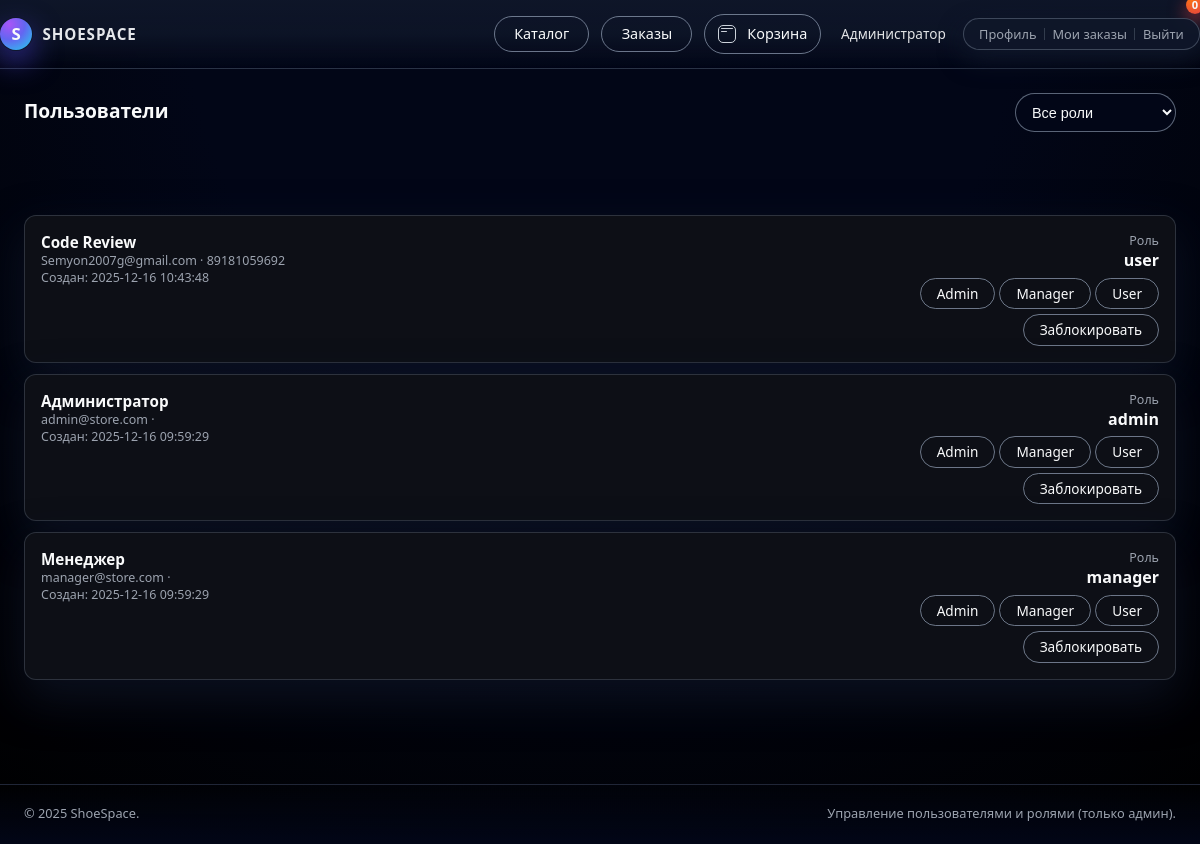
Before: /admin/users.php (signed in) with the older database file.
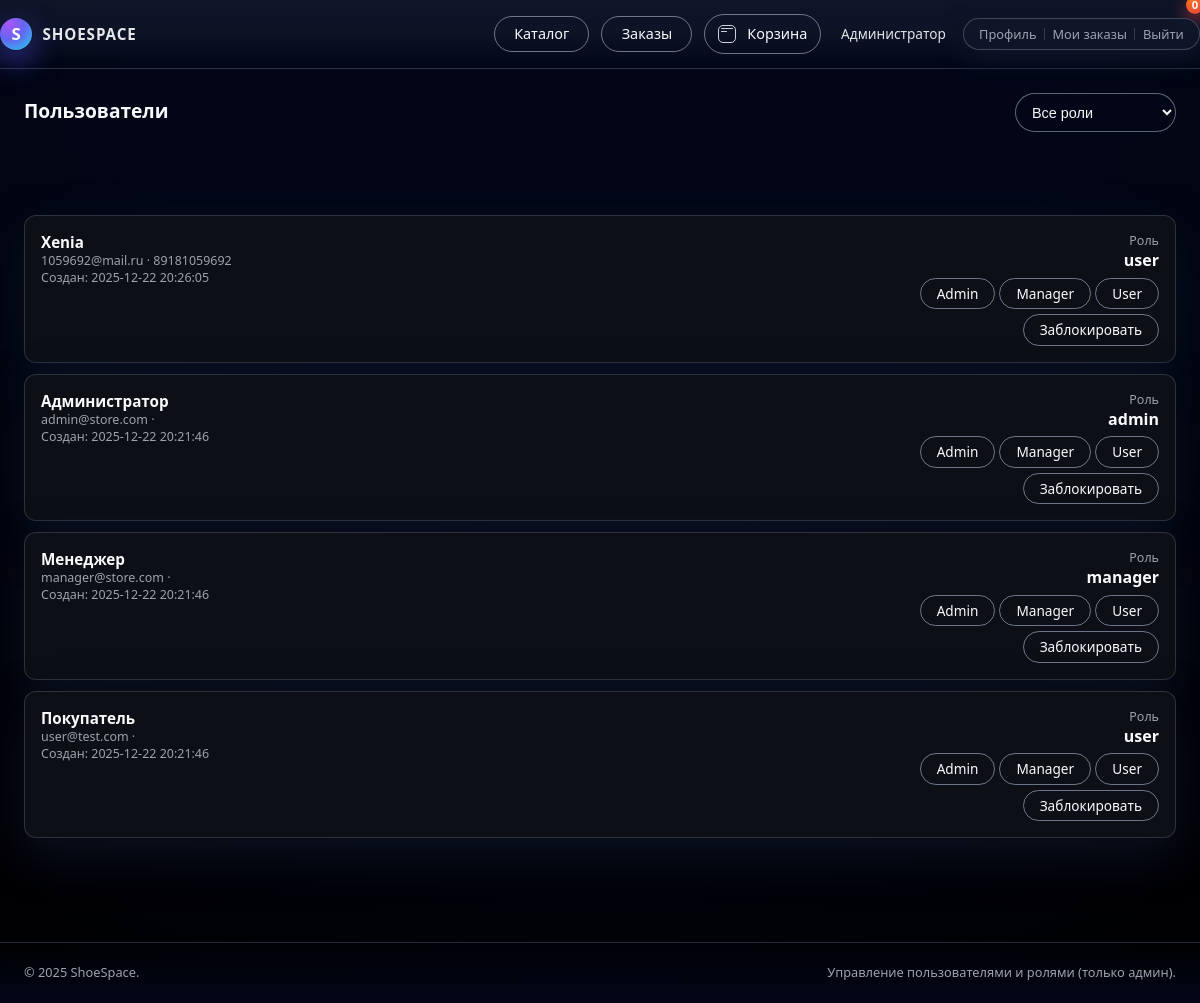
After: the same page with the newer database file.
### tables this page shows
CREATE TABLE users (
            id INTEGER PRIMARY KEY AUTOINCREMENT,
            email TEXT UNIQUE NOT NULL,
            password TEXT NOT NULL,
            name TEXT NOT NULL,
            phone TEXT,
            role TEXT CHECK(role IN ('admin','manager','user')) DEFAULT 'user',
            created_at DATETIME DEFAULT CURRENT_TIMESTAMP,
            updated_at DATETIME DEFAULT CURRENT_TIMESTAMP,
            is_blocked INTEGER DEFAULT 0
        );

### includes/auth.php (called while the page is built, shortened)
<?php
class Auth {
    private Database $db;
    public function __construct(Database $db)
    {
        $this->db = $db;
    }
    public function user(): ?array
    {
        $stmt = $this->db->query("SELECT * FROM users WHERE id = ?", [$_SESSION['user_id']]);
        $user = $stmt->fetch();
        return $user;
    }
    public function requireRole(array $roles): void
    {
        $user = $this->user();
    }
}

### includes/database.php (called while the page is built, shortened)
<?php
class Database {
    private PDO $pdo;
    public function __construct()
    {
        $dsn = 'sqlite:' . DB_PATH;
        $this->pdo = new PDO($dsn);
        $this->pdo->setAttribute(PDO::ATTR_ERRMODE, PDO::ERRMODE_EXCEPTION);
        $this->pdo->setAttribute(PDO::ATTR_DEFAULT_FETCH_MODE, PDO::FETCH_ASSOC);
    }
    public function query(string $sql, array $params = []): PDOStatement
    {
        $stmt = $this->pdo->prepare($sql);
        $stmt->execute($params);
        return $stmt;
    }
}

### includes/functions.php (called while the page is built, shortened)
<?php
function h(string $value): string {
    return htmlspecialchars($value, ENT_QUOTES | ENT_SUBSTITUTE, 'UTF-8');
}

### admin/users.php (the view, shortened to what the changed rows need)
<?php
require_once __DIR__ . '/../includes/init.php';
$auth->requireRole(['admin']);
$sql = "SELECT * FROM users";
$params = [];
$sql .= " ORDER BY created_at DESC";
$users = $db->query($sql, $params)->fetchAll();
include __DIR__ . '/../navbar.php';
?>
<section class="section">
    <div class="container section-header">
        <h2>Пользователи</h2>
    </div>
</section>
<section class="section">
    <div class="container">
        <?php if (!$users): ?>
            <p class="form-help">Пользователи не найдены.</p>
        <?php else: ?>
            <div style="display:flex; flex-direction:column; gap:0.7rem;">
                <?php foreach ($users as $u): ?>
                    <article class="product-card">
                        <div style="display:flex; justify-content:space-between; gap:1rem;">
                            <div>
                                <div style="font-size:0.95rem; font-weight:600;">
                                    <?= h($u['name']) ?>
                                </div>
                                <div class="form-help">
                                    <?= h($u['email']) ?> · <?= h($u['phone'] ?? '') ?>
                                </div>
                                <div class="form-help">
                                    Создан: <?= h($u['created_at']) ?>
                                </div>
                            </div>
                            <div style="text-align:right;">
                                <div class="form-help">Роль</div>
                                <div style="margin-bottom:0.4rem;">
                                    <strong><?= h($u['role']) ?></strong>
                                </div>
                                <div style="display:flex; flex-direction:column; gap:0.3rem; align-items:flex-end;">
                                    <div>
                                        <a href="users.php?action=change_role&id=<?= (int)$u['id'] ?>&role=admin"
                                           class="btn btn-sm btn-outline">Admin</a>
                                        <a href="users.php?action=change_role&id=<?= (int)$u['id'] ?>&role=manager"
                                           class="btn btn-sm btn-outline">Manager</a>
                                        <a href="users.php?action=change_role&id=<?= (int)$u['id'] ?>&role=user"
                                           class="btn btn-sm btn-outline">User</a>
                                    </div>
                                    <a href="users.php?action=toggle_block&id=<?= (int)$u['id'] ?>"
                                       class="btn btn-sm btn-outline">
                                        <?= $u['is_blocked'] ? 'Разблокировать' : 'Заблокировать' ?>
                                    </a>
                                </div>
                            </div>
                        </div>
                    </article>
                <?php endforeach; ?>
            </div>
        <?php endif; ?>
    </div>
</section>
</main>
</body>
</html>

### navbar.php (shortened to what the changed rows need)
<?php
require_once __DIR__ . '/includes/init.php';
$user = $auth->user();
?>
<!DOCTYPE html>
<html lang="ru">
<head>
    <link rel="stylesheet" href="<?= BASE_URL ?>/assets/style.css">
</head>
<body>
<header class="site-header">
    <div class="container header-inner">
        <div class="header-actions">
            <?php if ($user): ?>
                <div class="user-menu">
                    <span class="user-name"><?= h($user['name']) ?></span>
                    <div class="user-menu-dropdown">
                        <a href="<?= BASE_URL ?>/profile.php">Профиль</a>
                        <a href="<?= BASE_URL ?>/orders.php">Мои заказы</a>
                        <a href="<?= BASE_URL ?>/login.php?logout=1">Выйти</a>
                    </div>
                </div>
            <?php endif; ?>
        </div>
    </div>
</header>
<main class="site-main">

Changed rows visible on the page:
removed users: name "Code Review", email "Semyon2007g@gmail.com", phone "89181059692", created_at "2025-12-16 10:43:48", role "user", is_blocked "Заблокировать"
changed users "admin": created_at "2025-12-16 09:59:29" → "2025-12-22 20:21:46"
added users: name "Xenia", email "1059692@mail.ru", phone "89181059692", created_at "2025-12-22 20:26:05", role "user", is_blocked "Заблокировать"
changed users "manager": created_at "2025-12-16 09:59:29" → "2025-12-22 20:21:46"
added users: name "Покупатель", email "user@test.com", created_at "2025-12-22 20:21:46", role "user", is_blocked "Заблокировать"
